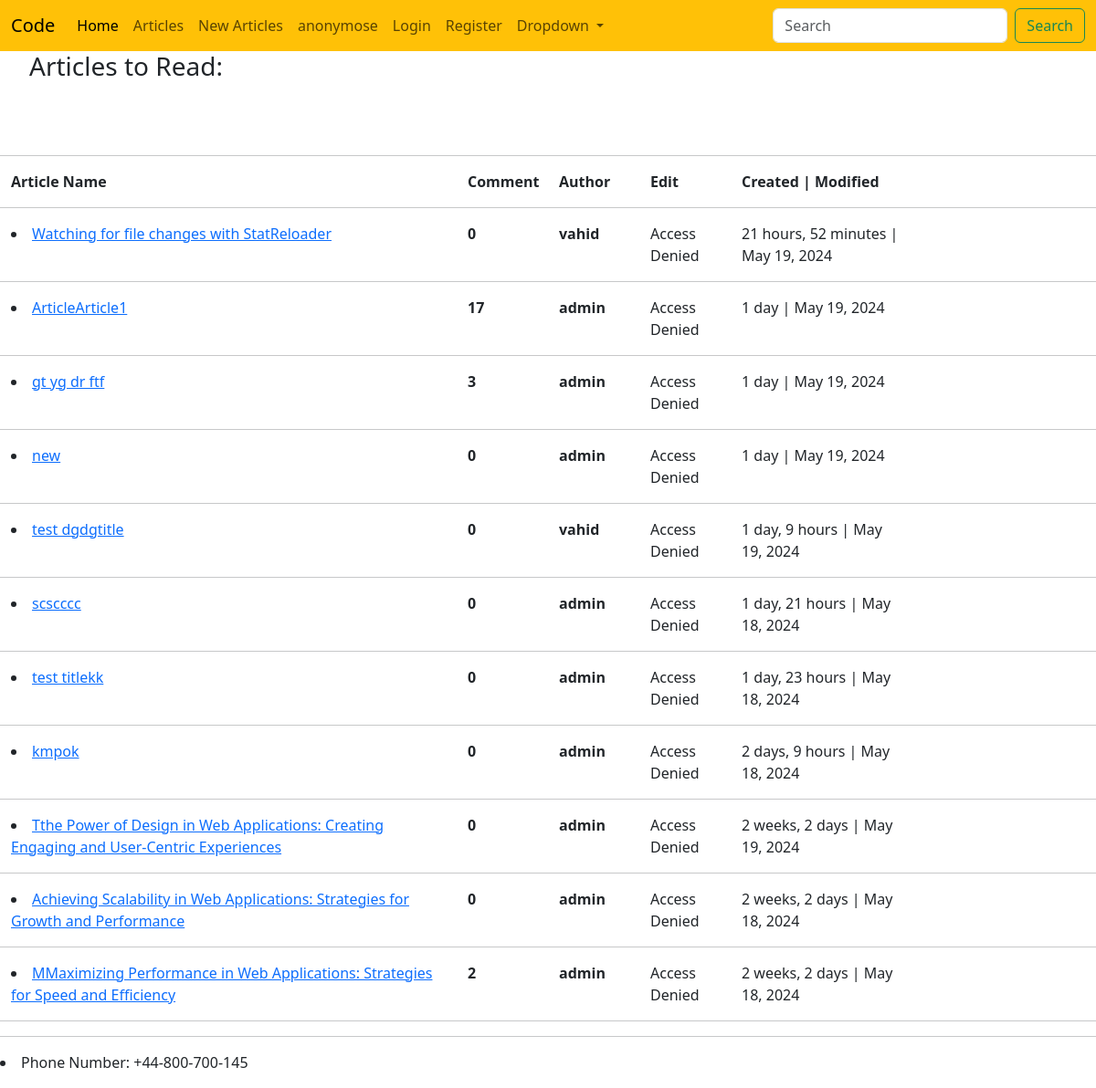
/articles/, run on an earlier commit of the app's database.
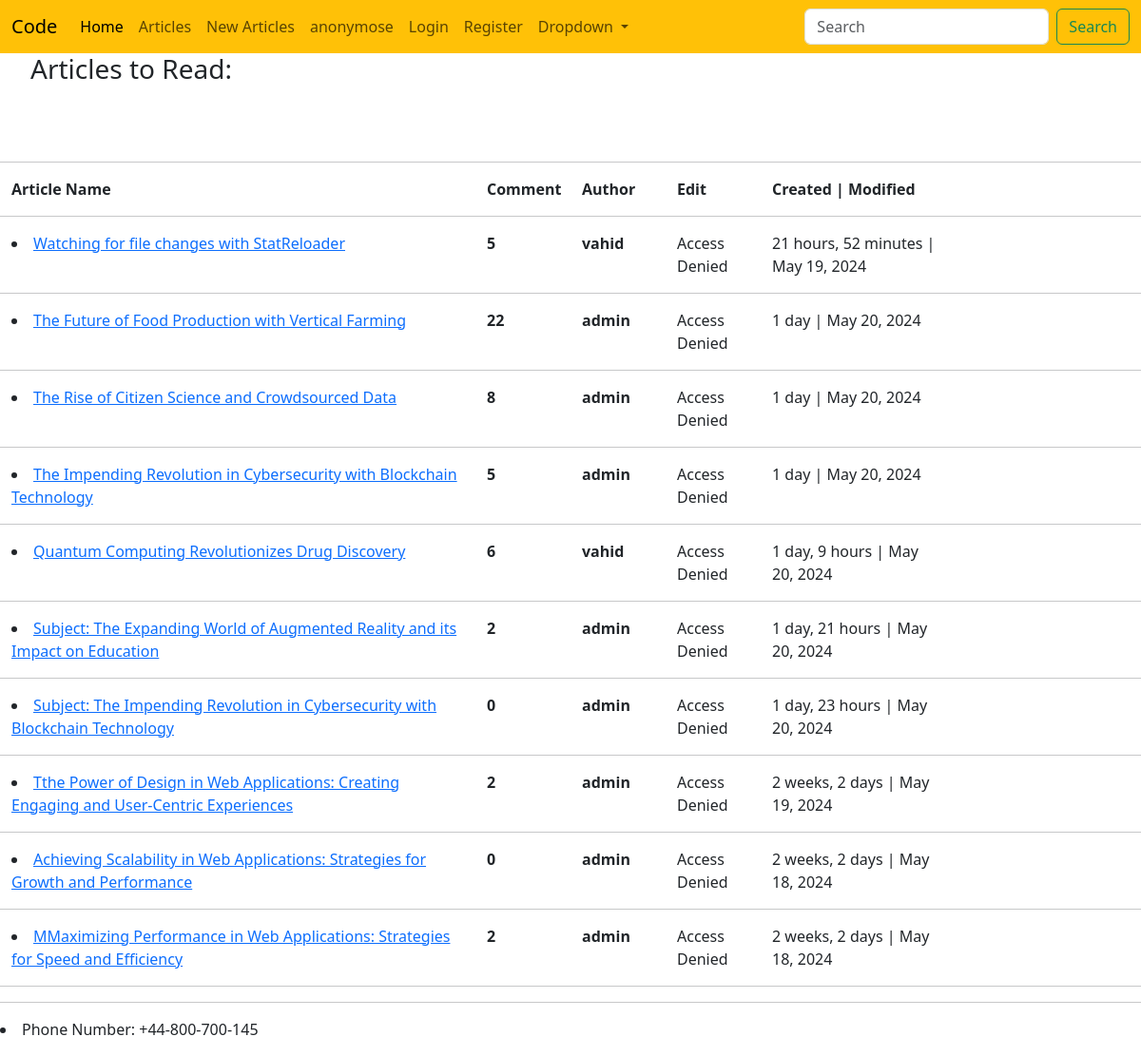
And on a later commit of the database.
### article/models.py (models this page shows, shortened)
class ArticleModel(models.Model):
    STATUS_OF_ARTICLE = (
        ("checking" , "Checking"),
        ("rejected" , "Rejected"),
        ("published" , "Published"),
    )
    Title = models.CharField(max_length=150)
    Body  = models.TextField(max_length=10000)
    Author= models.ForeignKey("auth.user", on_delete=models.CASCADE)
    Created = models.DateTimeField(auto_now_add=True)
    Edited = models.DateTimeField(auto_now=True)
    Status = models.CharField(max_length=15, choices=STATUS_OF_ARTICLE, default="checking")
    class Meta:
        ordering = ("-Created",)

### article/views.py (the view)
# urls.py: path('', ArticleListView.as_view(), name = "ArticleListView_url"),
class ArticleListView(ListView):
    model = ArticleModel
    template_name = "article/ArticleListView.html"
    context_object_name  = "articles"
    def get_queryset(self):
        return ArticleModel.objects.filter(Status='published')

### template/article/ArticleListView.html (shortened to what this page needs)
{% extends "base.html" %}
{% block title %}<ul><h3>Articles to Read:</h3></ul>{% endblock title %}
{% block content %}
<br>
<br>
<hr>
<div class="container-fluid">
    <div class="row">
    <div class="col col-lg-5 ">
        <strong>Article Name</strong>
    </div>
    <div class="col col-lg-1">
        <strong>Comment</strong>
    </div>
    <div class="col col-lg-1">
        <strong>Author</strong>
    </div>
    <div class="col col-lg-1">
       <strong>Edit</strong>
    </div>
    <div class="col col-lg-2">
        <strong>Created | Modified</strong>
     </div>
    </div>
</div>
<hr>
{% for article in articles  %}
    <div class="container-fluid">
        <div class="row">
        <div class="col col-lg-5">
            <li><a href="{% url "ArticleDetailView_url" article.id %}">{{article.Title}} </a></li>
        </div>
        <div class="col col-lg-1">
            <strong>{{article.comments.count}}</strong>
        </div>
        <div class="col col-lg-1">
            <strong>{{article.Author}}</strong>
        </div>
        <div class="col col-lg-1">
            {% if user == article.Author %}
                 <a href="{% url "ArticleUpdateView_url" article.id %}">Update<a/>  | <a href="{% url "ArticleDeleteView_url" article.id %}">Delete</a>
            {% else %}
                <h7>Access Denied</h7>
            {% endif %}
        </div>
        <div class="col col-lg-2">
            {{article.Created | timesince}} | {{article.Edited | date}}
        </div>
        </div>
    </div>
    <hr>
{% endfor %}
{% endblock content %}

What changed in the data, as far as the page shows it:
removed ArticleModel: Title "kmpok", comments.count "0", Author "admin", shows "Access Denied", Created "2 days, 9 hours", Edited "May 18, 2024"
computed for ArticleModel "Watching for file changes with StatReloader": comments.count "0" → "5"
changed ArticleModel: Title "ArticleArticle1" → "The Future of Food Production with Vertical Farming"; comments.count "17" → "22"; Edited "May 19, 2024" → "May 20, 2024"
changed ArticleModel: Title "gt yg dr ftf" → "The Rise of Citizen Science and Crowdsourced Data"; comments.count "3" → "8"; Edited "May 19, 2024" → "May 20, 2024"
changed ArticleModel: Title "new" → "The Impending Revolution in Cybersecurity with Blockchain Technology"; comments.count "0" → "5"; Edited "May 19, 2024" → "May 20, 2024"
changed ArticleModel: Title "test dgdgtitle" → "Quantum Computing Revolutionizes Drug Discovery"; comments.count "0" → "6"; Edited "May 19, 2024" → "May 20, 2024"
changed ArticleModel: Title "scscccc" → "Subject: The Expanding World of Augmented Reality and its Impact on Education"; comments.count "0" → "2"; Edited "May 18, 2024" → "May 20, 2024"
changed ArticleModel: Title "test titlekk" → "Subject: The Impending Revolution in Cybersecurity with Blockchain Technology"; Edited "May 18, 2024" → "May 20, 2024"
computed for ArticleModel (number 8 of 10 on the later page): comments.count "0" → "2"
